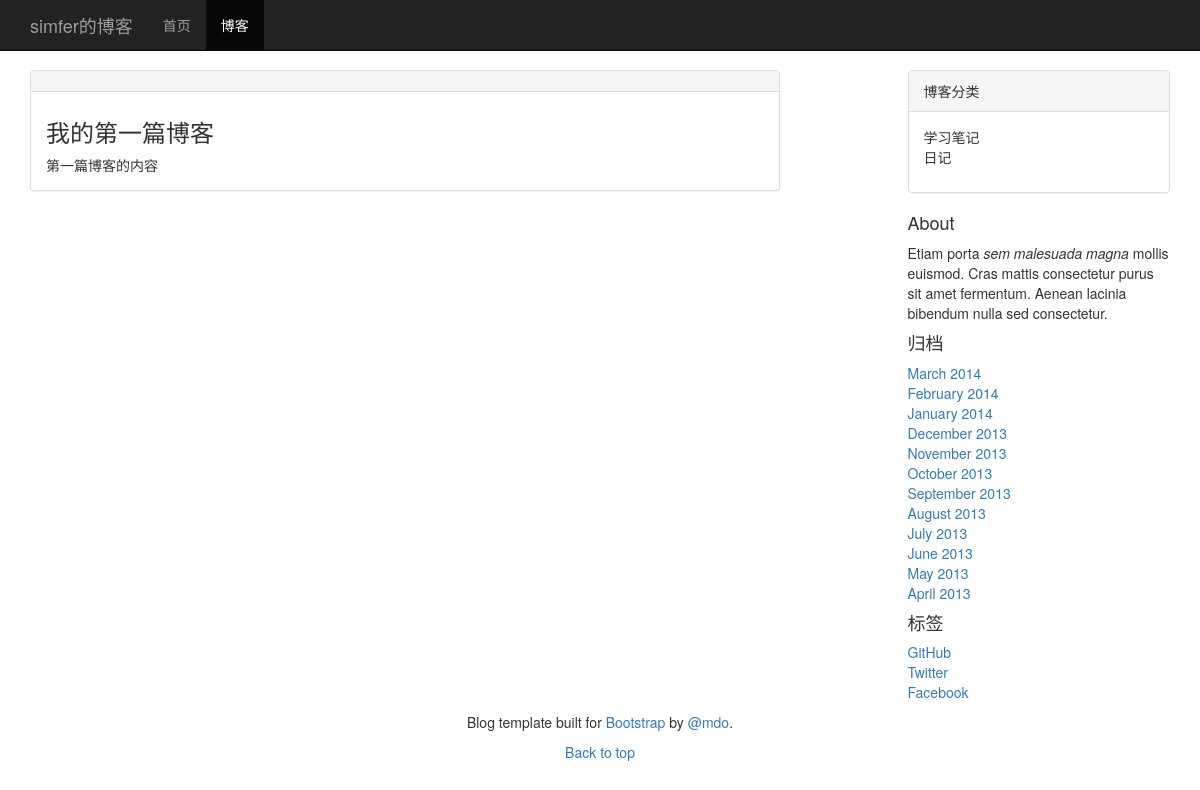
The page /blog/ on the database as committed earlier.
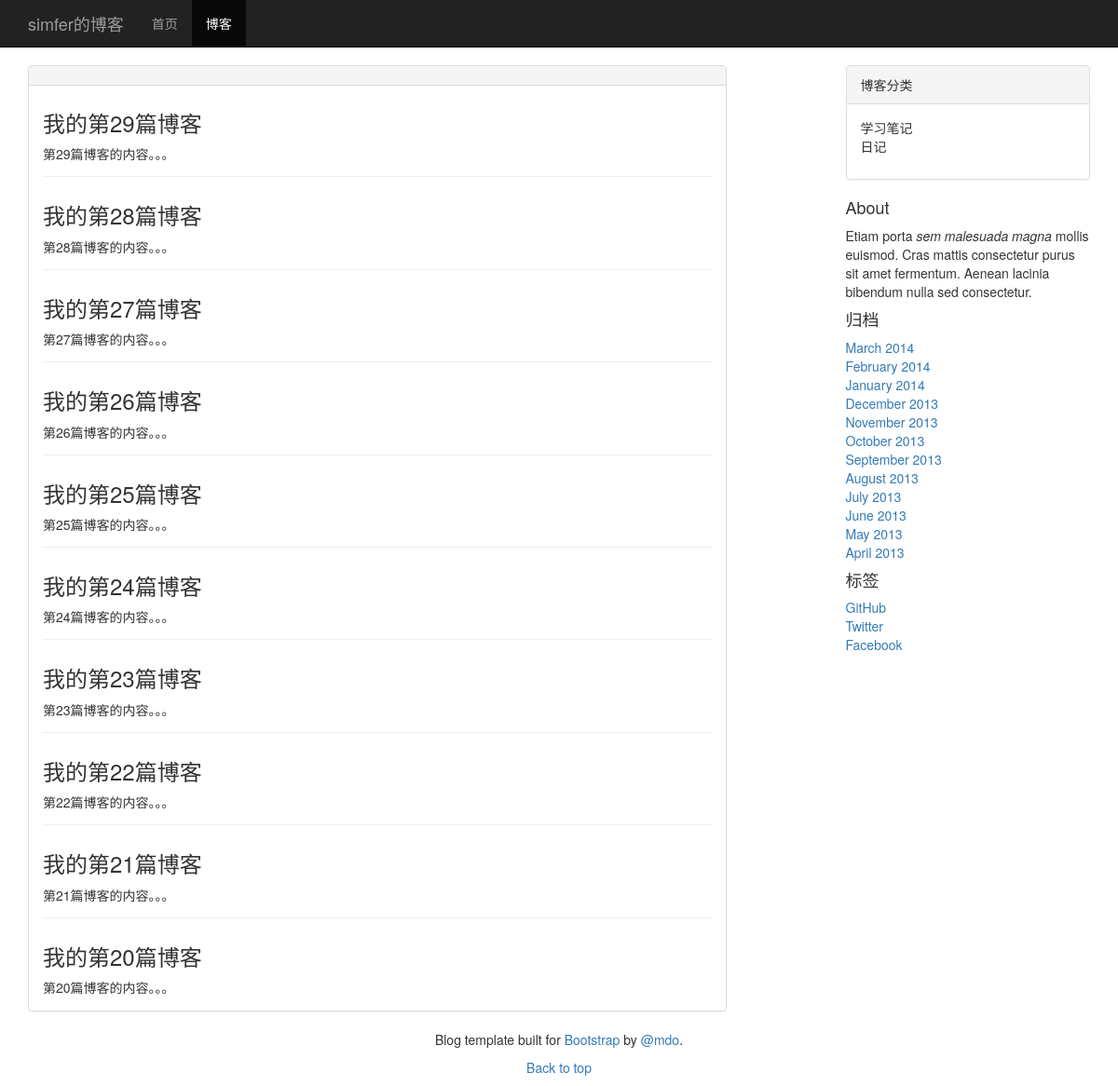
The same page on the database as committed later.
### blog/models.py (models this page shows, shortened)
class Post(models.Model):
    title = models.CharField('标题', max_length=64)
    body = models.TextField('正文')
    created_time = models.DateTimeField('创建时间')
    modified_time = models.DateField('修改时间')
    excerpt = models.CharField(max_length=200, blank=True)
    category = models.ForeignKey(Category, on_delete=models.CASCADE, verbose_name='分类')
    tags = models.ManyToManyField(Tag, blank=True, verbose_name='标签')
    author = models.ForeignKey(User, on_delete=models.CASCADE, verbose_name='作者')
    class Meta:
        verbose_name_plural = '文章'
        ordering = ['-created_time']

class Category(models.Model):
    name = models.CharField(max_length=32)
    def __str__(self):
        return self.name
    class Meta:
        verbose_name_plural = '分类'

### blog/views.py (the view)
# urls.py: path('', BlogListView.as_view(), name='blog_list'),
class BlogListView(IndexView):
    model = Post
    template_name = 'blog/blog_list.html'
    context_object_name = 'blogs'
    paginate_by = 10

### blog/views.py (called while the page is built)
    def get_context_data(self, **kwargs):
        context = super().get_context_data(**kwargs)
        context['categorys'] = Category.objects.all()
        return context

### blog/templates/blog/blog_list.html (shortened to what this page needs)
{% extends 'blog/base.html' %}
{% block nav_blog_active %}active{% endblock nav_blog_active %}
{% block blog-post %}
<div class="panel panel-default">
  <div class="panel-heading"></div>
    <div class="panel-body">
      {% for blog in blogs %}
      <div class="blog">
        <h3>{{ blog.title }}</h3>
        <p class="blog-info">{{ blog.body|striptags|truncatechars:120 }}</p>
      </div>
      {% endfor %}
    </div>
</div>
{% endblock blog-post %}

### blog/templates/blog/base.html (shortened to what this page needs)
{% load static %}
<!DOCTYPE html>
<html lang="zh-CN">
<head>
  <link href="{% static 'bootstrap-3.3.7/css/bootstrap.min.css' %}" rel="stylesheet">
  <link href="{% static 'blog/blog.css' %}" rel="stylesheet">
</head>
<body>
  <nav class="navbar navbar-inverse navbar-fixed-top">
    <div class="container">
      <div class="navbar-header">
        <a class="navbar-brand" href="#">simfer的博客</a>
      </div>
      <div id="navbar" class="collapse navbar-collapse">
        <ul class="nav navbar-nav">
          <li class="{% block nav_home_active %}{% endblock nav_home_active %}">
            <a href="#">首页</a>
          </li>
          <li class="{% block nav_blog_active %}{% endblock nav_blog_active %}">
            <a href="#about">博客</a>
          </li>
        </ul>
      </div>
    </div>
  </nav>
  <div class="container">
    <div class="row">
      <div class="col-xs-12 col-md-8">
        {% block blog-post %}{% endblock blog-post %}
      </div>
      <div class="hidden-xs col-md-3 col-md-offset-1">
        <div class="panel panel-default">
          <div class="panel-heading">博客分类</div>
          <div class="panel-body">
            <ul class="sidebar-module">
              {% for category in categorys %}
                <li>{{ category }}</li>
              {% endfor %}
            </ul>
          </div>
        </div>
        <div class="sidebar-module sidebar-module-inset">
          <h4>About</h4>
          <p>Etiam porta
            <em>sem malesuada magna</em> mollis euismod. Cras mattis consectetur purus sit amet fermentum. Aenean lacinia bibendum
            nulla sed consectetur.</p>
        </div>
        <div class="sidebar-module">
          <h4>归档</h4>
          <ol class="list-unstyled">
            <li>
              <a href="#">March 2014</a>
            </li>
            <li>
              <a href="#">February 2014</a>
            </li>
            <li>
              <a href="#">January 2014</a>
            </li>
            <li>
              <a href="#">December 2013</a>
            </li>
            <li>
              <a href="#">November 2013</a>
            </li>
            <li>
              <a href="#">October 2013</a>
            </li>
            <li>
              <a href="#">September 2013</a>
            </li>
            <li>
              <a href="#">August 2013</a>
            </li>
            <li>
              <a href="#">July 2013</a>
            </li>
            <li>
              <a href="#">June 2013</a>
            </li>
            <li>
              <a href="#">May 2013</a>
            </li>
            <li>
              <a href="#">April 2013</a>
            </li>
          </ol>
        </div>
        <div class="sidebar-module">
          <h4>标签</h4>
          <ol class="list-unstyled">
            <li>
              <a href="#">GitHub</a>
            </li>
            <li>
              <a href="#">Twitter</a>
            </li>
            <li>
              <a href="#">Facebook</a>
            </li>
          </ol>
        </div>
      </div>
    </div>
  </div>
  <footer class="blog-footer">
    <p>Blog template built for
      <a href="http://getbootstrap.com">Bootstrap</a> by
      <a href="https://twitter.com/mdo">@mdo</a>.</p>
    <p>
      <a href="#">Back to top</a>
    </p>
  </footer>
</body>
</html>

### blog/static/blog/blog.css (style rules this page uses)
body { padding-top: 70px; }
.blog-footer { text-align: center; }
div.blog:not(:last-child) { margin-bottom: 2em; padding-bottom: 1em; border-bottom: 1px solid #eee; }
div.blog h3 { margin-top: 0.5em; }
div.blog p.blog-info { margin-bottom: 0; }
ul.sidebar-module { list-style-type: none; padding: 0; }

Rows that differ between the two databases and show on the page:
no longer on this page (row unchanged): Post: title "我的第一篇博客", body "第一篇博客的内容"
added Post: title "我的第29篇博客", body "第29篇博客的内容。。。"
added Post: title "我的第28篇博客", body "第28篇博客的内容。。。"
added Post: title "我的第27篇博客", body "第27篇博客的内容。。。"
added Post: title "我的第26篇博客", body "第26篇博客的内容。。。"
added Post: title "我的第25篇博客", body "第25篇博客的内容。。。"
added Post: title "我的第24篇博客", body "第24篇博客的内容。。。"
added Post: title "我的第23篇博客", body "第23篇博客的内容。。。"
added Post: title "我的第22篇博客", body "第22篇博客的内容。。。"
added Post: title "我的第21篇博客", body "第21篇博客的内容。。。"
added Post: title "我的第20篇博客", body "第20篇博客的内容。。。"
